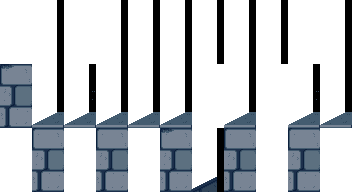

A 2D game scene composited from a Tiled map and its tileset images. What follows is a short description and the map's XML, with every tile layer's data as written:
An orthogonal 11x3 tile map with 32x64 px tiles, 1 tile layer (Capa de Patrones 1).

<map version="1.0" orientation="orthogonal" renderorder="right-down" width="11" height="3" tilewidth="32" tileheight="64" nextobjectid="1">
 <tileset firstgid="1" name="Tiles-mapa" tilewidth="64" tileheight="64" tilecount="25" columns="5">
  <image source="2DGame/02-Bubble/02-Bubble/images/Tiles-mapa.png" width="320" height="320" />
 </tileset>
 <layer name="Capa de Patrones 1" width="11" height="3">
  <data encoding="csv">
14,9,20,9,9,9,9,9,9,20,9,
3,6,7,6,5,5,10,5,21,7,5,
13,2,13,2,13,3,4,2,13,2,13
</data>
 </layer>
</map>